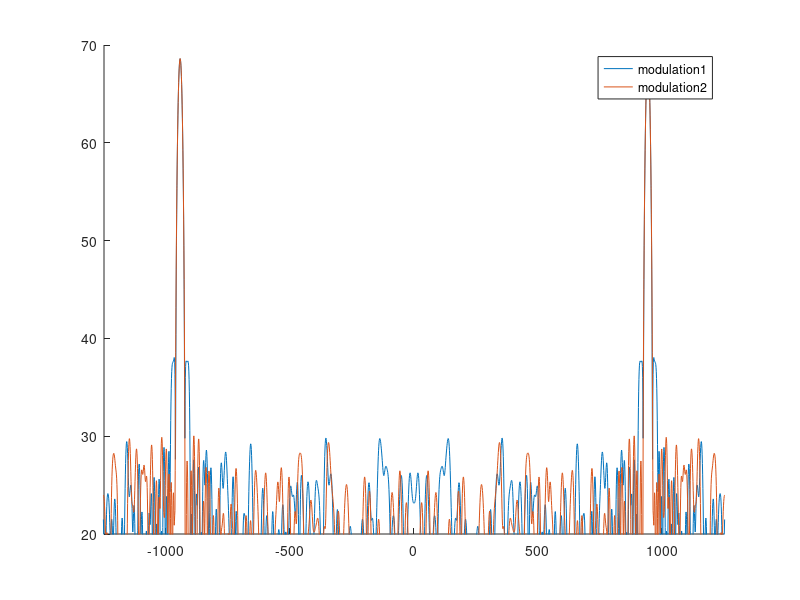

Source code (MATLAB): (Note: this script raises an error after producing the figure.)
load('fft_analysis.mat')
N = round(length(modulation2));
f = linspace(-Fs/2-1, Fs/2, 10*N);

hold on
plot(f, fftshift(  mag2db(abs(fft(  modulation1.*hamming((N)) ,10*N )))));
plot(f, fftshift(  mag2db(abs(fft(  modulation2.*hamming((N))  ,10*N )))));
hold off
ylim([20, 70]);
xlim([-1250, 1250]);
legend("modulation1","modulation2");
% 25 940 central, hamming se ve
f_print(20,8,"fft de señales modulation1 y modulation2, con ventana de hamming", 10,'Serif',"Frecuencia (Hz)", "Magnitud (dB)","parte1_II_2_1",1);
%%


load('fft_analysis.mat')
N = round(length(modulation2));
f = linspace(-Fs/2-1, Fs/2, 10*N);
figure;
plot(f, fftshift(  mag2db(abs(fft(  modulation1.*hamming((N)) ,10*N )))));
ylim([20, 70]);
xlim([850, 1050]);
legend("modulation1");
% 25 940 central, hamming se ve
f_print(20,8,"fft de señal modulation1 hamming", 10,'Serif',"Frecuencia (Hz)", "Magnitud (dB)","parte1_II_2_2",1);

%%

load('fft_analysis.mat')
N = round(length(modulation2));
f = linspace(-Fs/2-1, Fs/2, 10*N);
plot(f, fftshift(  mag2db(abs(fft(  distorted.*flattopwin((N))  ,10*N )))));
ylim([-10, 90]);
xlim([-5000, 5000]);
%4700
f_print(20,8,"fft de señal distorted con ventana flattopwin", 10,'Serif',"Frecuencia (Hz)", "Magnitud (dB)","parte1_II_2_3",1);